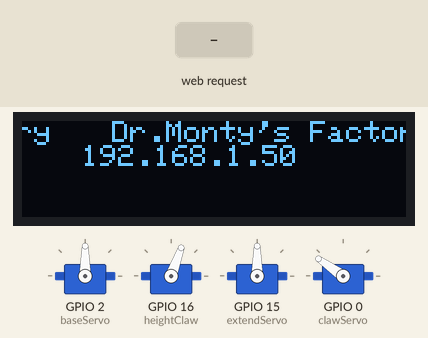
This program was run on a simulated ESP8266 (NodeMCU). Parts: 4 × servo, 128×32 one-colour display. The inputs (shaded band) are chosen by the test bench. WiFi joins after 1.5 s; servers stay silent unless stated; what the program prints to the serial monitor is not drawn.

Above: at 2.7 s.
2.8 s: HTTP request GET /sliderURL received
At 3.19 s:
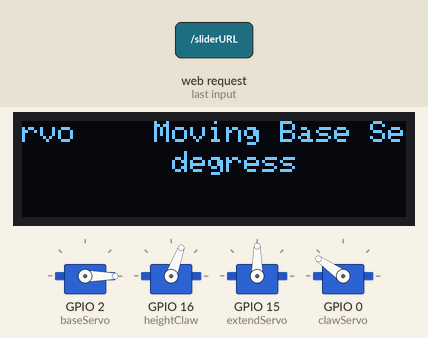
5.1 s: HTTP request GET /clawHeightURL received
At 5.29 s:
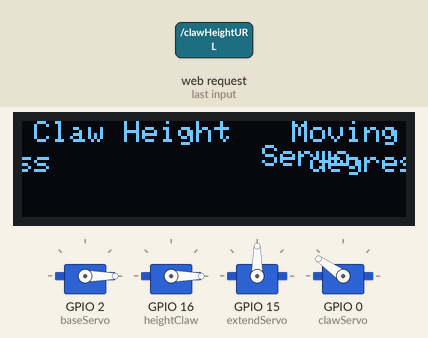
7.5 s: HTTP request GET /extendURL received
At 7.69 s:
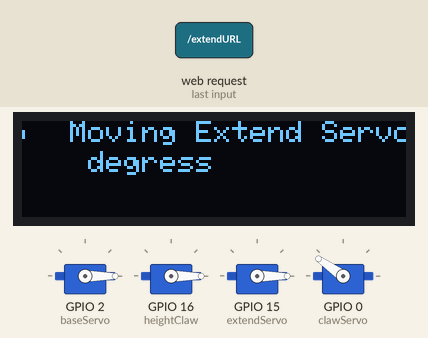
9.9 s: HTTP request GET /buttonURL received
At 10.09 s:
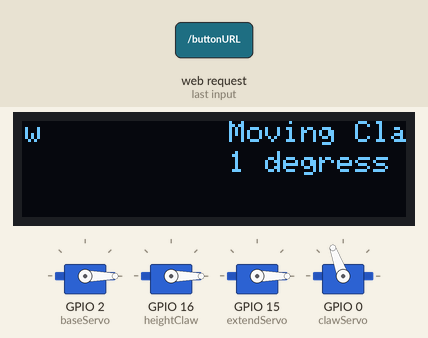
12.3 s: HTTP request GET /sliderURL?sliderVal=120 received
At 12.49 s:
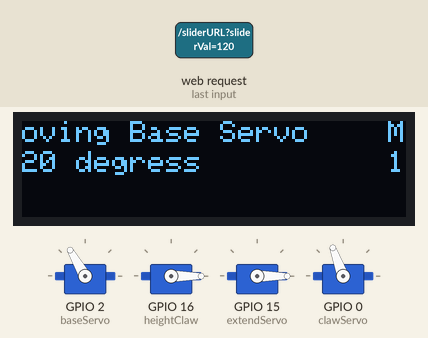
14.7 s: HTTP request GET /buttonURL?sliderVal=1 received
At 14.89 s:
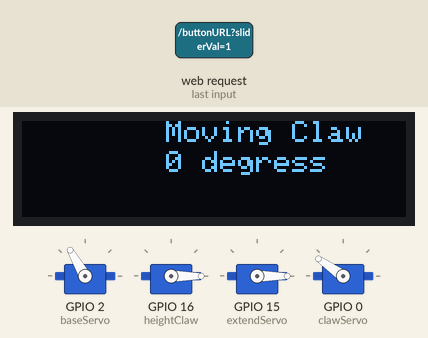
Timing chart, 0 to 17.7 s (numbered marks = the images above; inputs shaded):
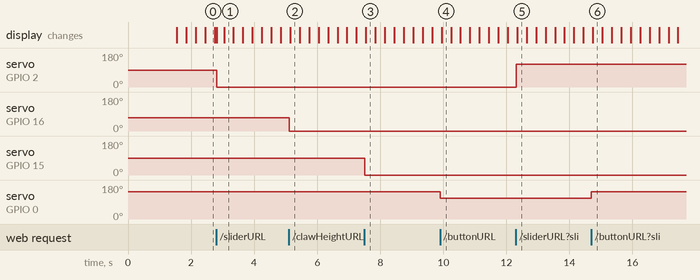

The program:

main.cpp
```cpp
#include <ESP8266WiFi.h>
#include <ESP8266WebServer.h>
#include <Servo.h>
//#include <Adafruit_GFX.h>
#include <Adafruit_SSD1306.h>

// IMPORTANT!!! For the servos, it is recommended that we use 5V.
// If not, it may cause some unpredicatble shaking.
// Use the (USB) pin port for our positive (+) connection instead.

int baseServo = 2;
Servo BaseServo;

int heightClaw = 16;
Servo HeightClaw;

int clawServo = 0;
bool clawopen = false;
Servo ClawServo;

int extendServo = 15;
Servo ExtendServo;

// We start our instances of our server and displayu

ESP8266WebServer server(80);

#define SCREEN_WIDTH 128 // OLED display width, in pixels
#define SCREEN_HEIGHT 32 // OLED display height, in pixels
Adafruit_SSD1306 display(SCREEN_WIDTH, SCREEN_HEIGHT, &Wire, -1);

const char MAIN_page[] PROGMEM = R"=====(
<!DOCTYPE html>
<html>
  <head>
    <meta name="viewport" content="width=device-width, initial-scale=1.0">
  </head>
<body>

<style>
  body {
    margin:0;
    background-color:#000;
    color: Lime;
    font-family: consolas;
  }
  .container {
    text-align: center;
    width: 75%;
    margin: 0 auto 24px;
    border: 1px solid lime;
    padding: 8px 16px 60px;
  }

  .btn {
    background-color: #000;
    border: 1px solid lime;
    color: lime;
    padding: 16px;
  }

  .active {
    background-color: Lime;
    color:#000;
  }

  .img {
    display: flex;
    justify-content: center;
    margin-top: 16px;
  }

  .slider {
  -webkit-appearance: none;
  width: 100%;
  height: 15px;
  border-radius: 5px;
  background: lime;
  outline: none;
  opacity: 0.7;
  -webkit-transition: .2s;
  transition: opacity .2s;
}

.slider::-webkit-slider-thumb {
  -webkit-appearance: none;
  appearance: none;
  width: 25px;
  height: 25px;
  border-radius: 50%;
  background: #000;
  border: 1px solid lime;
  cursor: pointer;
}

.slider::-moz-range-thumb {
  width: 25px;
  height: 25px;
  border-radius: 50%;
  background: #4CAF50;
  cursor: pointer;
}

</style>

<div class="img">
  <img src="https://raw.githubusercontent.com/AbeMont/interactive-components/master/app/assets/img/AbeMonte-light.png" style="width: 200px;"/>
</div>

<h2 style="text-align:center;">Dr. Monty's Wifi Robot Arm</h2>

<div class="container">

  <h4>Open/Close Claw</h4>
  <button class="btn" id="clawBtn"> Open/Close </button>

  <h4>Base Controls</h4>
  <input type="range" min="0" max="180" value="90" class="slider" id="myRange">

  <h4>Claw Height Controls</h4>
  <input type="range" min="60" max="120" value="90" class="slider" id="clawHeight">

  <h4>Extend Forward/Back Controls</h4>
  <input type="range" min="40" max="120" value="90" class="slider" id="extend">

</div>

<script>

  var slider = document.getElementById("myRange");
  var clawHeightSlider = document.getElementById("clawHeight");
  var extendSlider = document.getElementById("extend");
  var clawBtn = document.getElementById("clawBtn");

  var robotInputs = [
    {
      input: slider,
      url: "sliderURL?sliderVal="
    },
    {
      input: clawHeightSlider,
      url: "clawHeightURL?clawHeightSliderVal="
    },
    {
      input: extendSlider,
      url: "extendURL?extendSliderVal="
    },
    {
      input: clawBtn,
      url: "buttonURL"
    }
  ];

  robotInputs.forEach(function(inputEl){

    if(inputEl.input == clawBtn){

      inputEl.input.onclick = function(){
        console.log(this.value);
        btn_change();
      }

      function btn_change(val) {
        var xhttp = new XMLHttpRequest();
        xhttp.open("GET", inputEl.url, true);
        inputEl.input.classList.toggle('active');
        xhttp.send();
      }

    }

    inputEl.input.oninput = function() {
      console.log(this.value);
      pwm_change(this.value);
    }

    function pwm_change(val) {
      var xhttp = new XMLHttpRequest();
      xhttp.open("GET", inputEl.url+val, true);
      xhttp.send();
    }

  });

</script>

</body>
</html>
)=====";

void showData(String data, String servo)
{
  display.clearDisplay();
  display.setCursor(10, 0);
  display.print("Moving " + servo);
  display.setCursor(10, 10);
  display.println(data += " degress");
  display.display();
  display.clearDisplay();
}

void handle_baseServo ()
{
  String pwm_val = server.arg("sliderVal"); // reading from slider on html pagae
  Serial.print("slider val: ");
  Serial.println(pwm_val);
  showData(pwm_val, "Base Servo");
  BaseServo.write(pwm_val.toInt());
  server.send(200, "text/plain", pwm_val); // handling the webpage update

}

void handle_clawHeight(){
  String clawHeight_val = server.arg("clawHeightSliderVal");
  Serial.print("slider val: ");
  Serial.println(clawHeight_val);
  showData(clawHeight_val, "Claw Height Servo");
  HeightClaw.write(clawHeight_val.toInt());
  server.send(200, "text/plain", clawHeight_val);
}

void handle_extend()
{
  String extend_val = server.arg("extendSliderVal");
  Serial.print("slider val: ");
  Serial.println(extend_val);
  showData(extend_val, "Extend Servo");
  ExtendServo.write(extend_val.toInt());
  server.send(200, "text/plain", extend_val);
}

void handle_button(){

  clawopen = !clawopen;
  clawopen ? ClawServo.write(110) : ClawServo.write(145);
  showData(String(clawopen), "Claw");
  server.send(200, "text/plain", String(clawopen));
}

void setup()
{
  Serial.begin(9600);

  WiFi.begin("XXXXXX", "XXXXXX");

  //////////////////////////////////////////////
  while (WiFi.status() != WL_CONNECTED)
  {
    Serial.print(".");
    delay(500);
  }

  Serial.println("WiFi connected");
  Serial.println("IP address: ");
  Serial.println(WiFi.localIP());
  ///////////////////////////////////////////

  server.on("/", []() { server.send_P(200, "text/html", MAIN_page); }); //Which routine to handle at root
  server.on("/sliderURL", handle_baseServo);
  server.on("/clawHeightURL", handle_clawHeight);
  server.on("/extendURL", handle_extend);
  server.on("/buttonURL", handle_button);

  server.begin();

  // Servos

  BaseServo.attach(baseServo);
  BaseServo.write(90);

  HeightClaw.attach(heightClaw);
  HeightClaw.write(70);

  ExtendServo.attach(extendServo);
  ExtendServo.write(90);

  ClawServo.attach(clawServo);
  ClawServo.write(145);

  // Display
  display.begin(SSD1306_SWITCHCAPVCC, 0x3C);
  // Clear the buffer.
  display.clearDisplay();
  display.setTextSize(1);
  display.setTextColor(WHITE);

  display.setCursor(10, 0);
  display.println("Dr.Monty's Factory");
  display.println(WiFi.localIP());

  display.display();
  display.startscrollright(0x00, 0x00);
  display.clearDisplay();
  //display.display();
}

void loop()
{
  server.handleClient();

}
```

Measured:
- after the input at 2.8 s, servo on GPIO 2 (baseServo): 90° → 0° at once; the display: first changes at once (image 1 shows a later state)
- after the input at 5.1 s, servo on GPIO 16 (heightClaw): 70° → 0° at once; the display: changes after 0.05 s (image 2)
- after the input at 7.5 s, servo on GPIO 15 (extendServo): 90° → 0° at once; the display: changes after 0.05 s (image 3)
- after the input at 9.9 s, servo on GPIO 0 (clawServo): 145° → 110° at once; the display: changes after 0.05 s (image 4)
- after the input at 12.3 s, servo on GPIO 2 (baseServo): 0° → 120° at once; the display: changes after 0.05 s (image 5)
- after the input at 14.7 s, servo on GPIO 0 (clawServo): 110° → 145° at once; the display: changes after 0.05 s (image 6)
